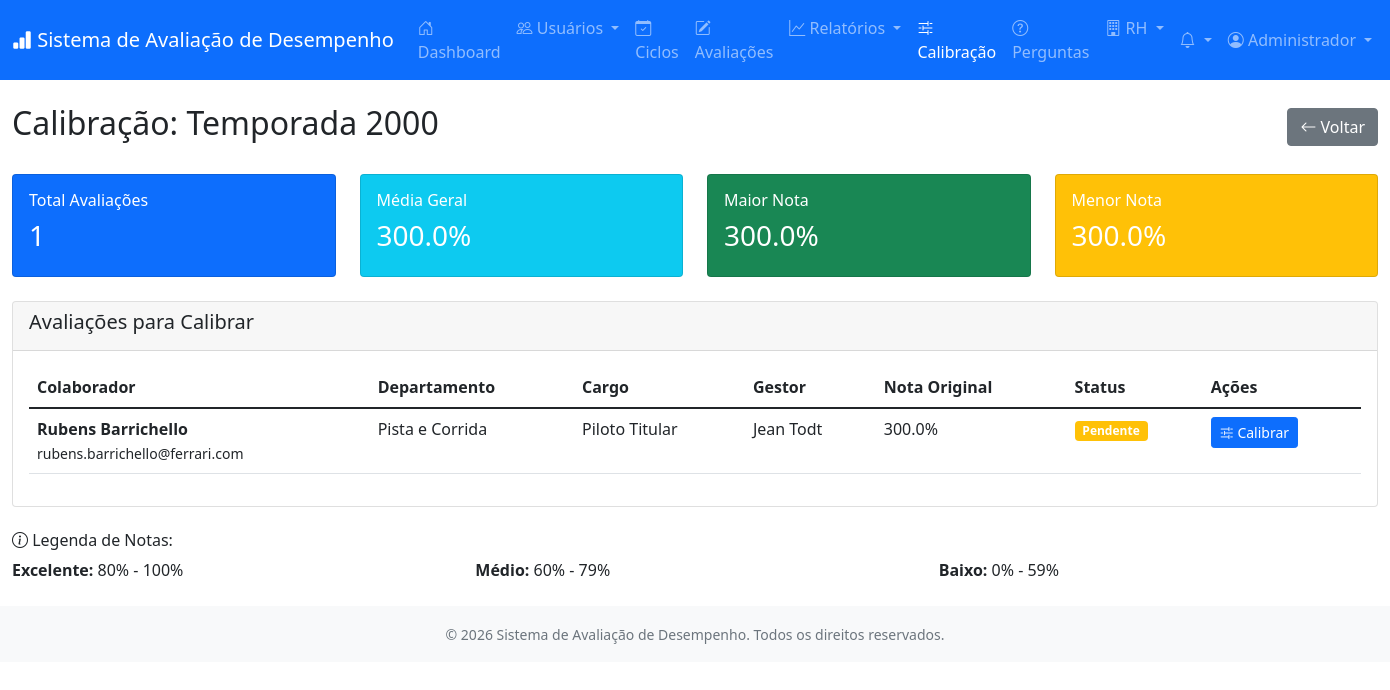
Page /modules/calibracao/ciclo.php?id=50 (signed in) on the committed database.
### tables this page shows
CREATE TABLE `usuarios` (
  `id` int(11) NOT NULL,
  `empresa_id` int(11) DEFAULT NULL,
  `nome` varchar(150) NOT NULL,
  `email` varchar(150) NOT NULL,
  `telefone` varchar(20) DEFAULT NULL,
  `senha` varchar(255) NOT NULL,
  `cargo_id` int(11) DEFAULT NULL,
  `departamento_id` int(11) DEFAULT NULL,
  `gestor_id` int(11) DEFAULT NULL,
  `tipo` enum('admin','rh','gestor','colaborador') DEFAULT 'colaborador',
  `ativo` tinyint(1) DEFAULT 1,
  `foto_perfil` varchar(255) DEFAULT NULL,
  `data_contratacao` date DEFAULT NULL,
  `data_criacao` timestamp NULL DEFAULT current_timestamp(),
  `data_atualizacao` timestamp NULL DEFAULT current_timestamp() ON UPDATE current_timestamp()
);

CREATE TABLE `ciclos_avaliacao` (
  `id` int(11) NOT NULL,
  `nome` varchar(150) NOT NULL,
  `descricao` text DEFAULT NULL,
  `data_inicio` date NOT NULL,
  `data_fim` date NOT NULL,
  `tipo` enum('90','180','360') DEFAULT '180',
  `empresa_id` int(11) DEFAULT NULL,
  `formulario_id` int(11) DEFAULT NULL,
  `status` enum('planejado','em_andamento','finalizado','cancelado') DEFAULT 'planejado',
  `configuracao` longtext DEFAULT NULL CHECK (json_valid(`configuracao`)),
  `data_criacao` timestamp NULL DEFAULT current_timestamp(),
  `data_atualizacao` timestamp NULL DEFAULT current_timestamp() ON UPDATE current_timestamp()
);

CREATE TABLE `avaliacoes` (
  `id` int(11) NOT NULL,
  `ciclo_id` int(11) NOT NULL,
  `avaliado_id` int(11) NOT NULL,
  `avaliador_id` int(11) NOT NULL,
  `formulario_id` int(11) NOT NULL,
  `status` enum('pendente','em_andamento','concluida') DEFAULT 'pendente',
  `data_inicio` datetime DEFAULT NULL,
  `data_conclusao` datetime DEFAULT NULL,
  `nota_final` decimal(5,2) DEFAULT NULL,
  `feedback_geral` text DEFAULT NULL,
  `data_criacao` timestamp NULL DEFAULT current_timestamp()
);

CREATE TABLE `departamentos` (
  `id` int(11) NOT NULL,
  `empresa_id` int(11) DEFAULT NULL,
  `nome` varchar(100) NOT NULL,
  `descricao` text DEFAULT NULL,
  `data_criacao` timestamp NULL DEFAULT current_timestamp(),
  `ativo` tinyint(1) DEFAULT 1
);

CREATE TABLE `cargos` (
  `id` int(11) NOT NULL,
  `nome` varchar(100) NOT NULL,
  `nivel` varchar(50) DEFAULT NULL,
  `descricao` text DEFAULT NULL,
  `ativo` tinyint(1) DEFAULT 1,
  `data_criacao` timestamp NULL DEFAULT current_timestamp()
);

### modules/calibracao/ciclo.php (the view, shortened to what the rows shown need)
<?php
require_once '../../config/database.php';
require_once '../../includes/auth.php';
$database = new Database();
$conn = $database->getConnection();
$auth = new Auth();
$auth->requirePermission(['admin', 'rh']);
$ciclo_id = $_GET['id'] ?? 0;
$query = "SELECT * FROM ciclos_avaliacao WHERE id = :id";
$stmt = $conn->prepare($query);
$stmt->bindParam(':id', $ciclo_id);
$stmt->execute();
$ciclo = $stmt->fetch();
$query_avaliacoes = "SELECT a.*,
                            u.nome as avaliado_nome,
                            u.email,
                            c.nome as cargo_nome,
                            d.nome as departamento_nome,
                            g.nome as gestor_nome,
                            (SELECT COUNT(*) FROM calibracao WHERE avaliacao_id = a.id) as ja_calibrada
                      FROM avaliacoes a
                      JOIN usuarios u ON a.avaliado_id = u.id
                      LEFT JOIN cargos c ON u.cargo_id = c.id
                      LEFT JOIN departamentos d ON u.departamento_id = d.id
                      LEFT JOIN usuarios g ON u.gestor_id = g.id
                      WHERE a.ciclo_id = :ciclo_id AND a.status = 'concluida'
                      ORDER BY a.nota_final DESC";
$stmt_avaliacoes = $conn->prepare($query_avaliacoes);
$stmt_avaliacoes->bindParam(':ciclo_id', $ciclo_id);
$stmt_avaliacoes->execute();
$avaliacoes = $stmt_avaliacoes->fetchAll();
require_once '../../includes/header.php';
?>
<div class="row">
    <div class="col-12">
        <div class="d-flex justify-content-between align-items-center mb-4">
            <h2>Calibração: <?php echo htmlspecialchars($ciclo['nome']); ?></h2>
            <a href="index.php" class="btn btn-secondary">
                <i class="bi bi-arrow-left"></i> Voltar
            </a>
        </div>
        <div class="card mb-4">
            <div class="card-body">
                <?php if (empty($avaliacoes)): ?>
                <p class="text-muted text-center py-4">
                    <i class="bi bi-inbox fs-1 d-block mb-3"></i>
                    Nenhuma avaliação concluída para calibrar.
                </p>
                <?php else: ?>
                <div class="table-responsive">
                    <table class="table table-hover">
                        <thead>
                            <tr>
                                <th>Colaborador</th>
                                <th>Departamento</th>
                                <th>Cargo</th>
                                <th>Gestor</th>
                                <th>Nota Original</th>
                                <th>Status</th>
                                <th>Ações</th>
                            </tr>
                        </thead>
                        <tbody>
                            <?php foreach ($avaliacoes as $av):
                                $classe_nota = '';
                                if ($av['nota_final'] >= 80) {
                                    $classe_nota = 'excelente';
                                } elseif ($av['nota_final'] >= 60) {
                                    $classe_nota = 'medio';
                                } else {
                                    $classe_nota = 'baixo';
                                }
                            ?>
                            <tr class="<?php echo $av['ja_calibrada'] ? 'table-success' : ''; ?>">
                                <td>
                                    <strong><?php echo htmlspecialchars($av['avaliado_nome']); ?></strong><br>
                                    <small><?php echo htmlspecialchars($av['email']); ?></small>
                                </td>
                                <td><?php echo htmlspecialchars($av['departamento_nome'] ?? '-'); ?></td>
                                <td><?php echo htmlspecialchars($av['cargo_nome'] ?? '-'); ?></td>
                                <td><?php echo htmlspecialchars($av['gestor_nome'] ?? '-'); ?></td>
                                <td>
                                    <span class="badge-percentual <?php echo $classe_nota; ?>">
                                        <?php echo number_format($av['nota_final'], 1); ?>%
                                    </span>
                                </td>
                                <td>
                                    <?php if ($av['ja_calibrada']): ?>
                                    <span class="badge bg-success">Calibrada</span>
                                    <?php else: ?>
                                    <span class="badge bg-warning">Pendente</span>
                                    <?php endif; ?>
                                </td>
                                <td>
                                    <button type="button" class="btn btn-sm btn-primary"
                                            onclick="abrirCalibracao(
                                                <?php echo $av['id']; ?>,
                                                '<?php echo htmlspecialchars($av['avaliado_nome']); ?>',
                                                <?php echo $av['nota_final']; ?>
                                            )"
                                            <?php echo $av['ja_calibrada'] ? 'disabled' : ''; ?>>
                                        <i class="bi bi-sliders2"></i> Calibrar
                                    </button>
                                </td>
                            </tr>
                            <?php endforeach; ?>
                        </tbody>
                    </table>
                </div>
                <?php endif; ?>
            </div>
        </div>
    </div>
</div>
<?php
require_once '../../includes/footer.php';
?>

### includes/header.php (shortened to what the rows shown need)
<?php
require_once dirname(__DIR__) . '/config/database.php';
require_once dirname(__DIR__) . '/includes/auth.php';
$user = $auth->getUser();
?><!DOCTYPE html>
<html lang="pt-BR">
<head>
    <link href="https://cdn.jsdelivr.net/npm/bootstrap@5.1.3/dist/css/bootstrap.min.css" rel="stylesheet">
    <link rel="stylesheet" href="https://cdn.jsdelivr.net/npm/bootstrap-icons@1.8.1/font/bootstrap-icons.css">
    <link rel="stylesheet" href="<?php echo SITE_URL; ?>/assets/css/style.css">
</head>
<body>
    <nav class="navbar navbar-expand-lg navbar-dark bg-primary">
        <div class="container-fluid">
            <div class="collapse navbar-collapse" id="navbarNav">
                <ul class="navbar-nav">
                    <li class="nav-item dropdown">
                        <a class="nav-link dropdown-toggle" href="#" role="button" data-bs-toggle="dropdown" aria-expanded="false">
                            <i class="bi bi-person-circle"></i> <?php echo explode(' ', $user['nome'] ?? 'Usuário')[0]; ?>
                        </a>
                    </li>
                </ul>
            </div>
        </div>
    </nav>
    <main class="py-4">
        <div class="container-fluid">

### rows in the picture
usuarios: nome "Administrador"
ciclos_avaliacao: nome "Temporada 2000"
avaliacoes: avaliado.nome "Rubens Barrichello", avaliado.email "rubens.barrichello@ferrari.com", departamentos.nome "Pista e Corrida", cargos.nome "Piloto Titular", avaliador.nome "Jean Todt", nota_final "300.0"

### other values in the picture
SITE_NAME "Sistema de Avaliação de Desempenho"
count($avaliacoes) "1"
$media "300.0"
$max_nota "300.0"
$min_nota "300.0"
